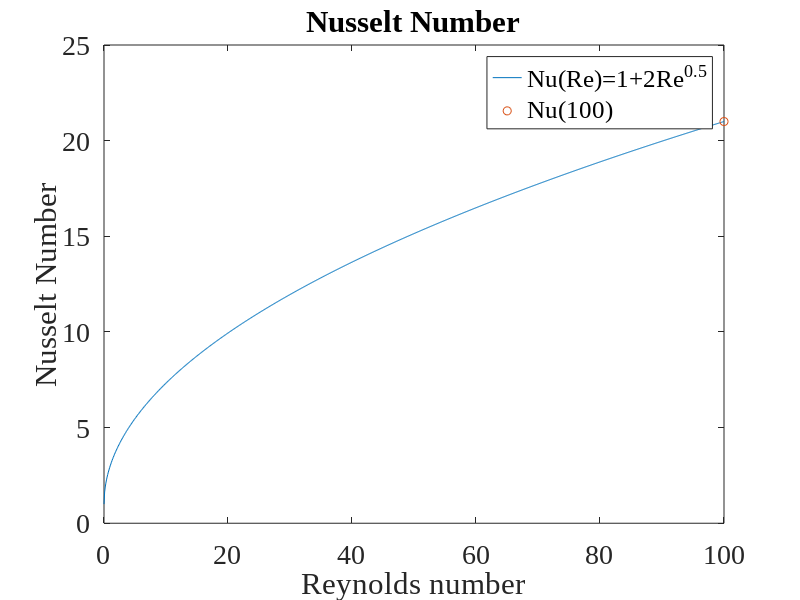

This chart was generated by the following MATLAB code:


set(0,'DefaultAxesFontName','Times New Roman')
set(0,'DefaultAxesFontSize',20)
clear *
Re = linspace(0,100,1000);
y = 1 + 2* Re.^0.5;
fig = figure ('Name', 'Nusselts number');
plot(Re,y)
xlabel('Reynolds number');
ylabel('Nusselt Number');
title('Nusselt Number');
hold on 
plot(100,1 + 2* 100^0.5,'o')
legend('Nu(Re)=1+2Re^{0.5}','Nu(100)')
hold off
print -dpng 'Esitehtavaplotti2.pdf'
